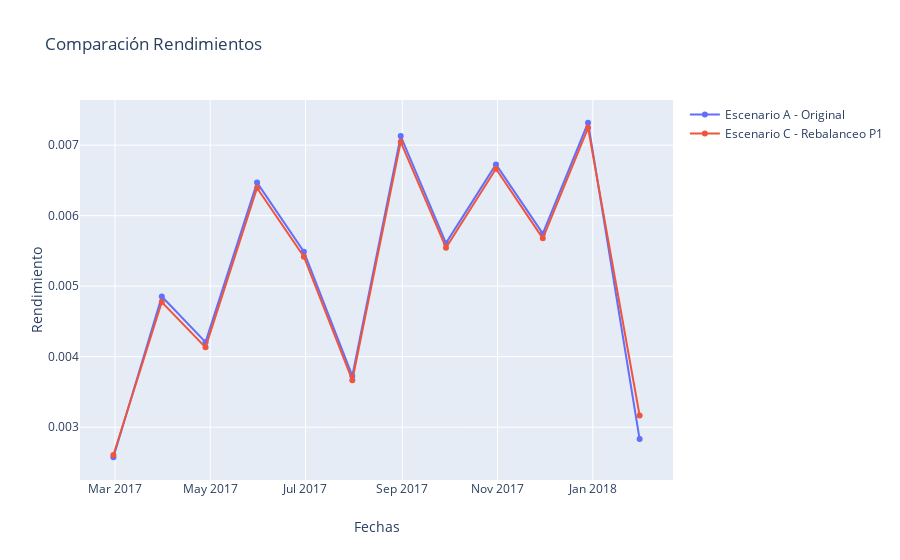

Notebook source saved alongside this figure:
### Code cell
x = fechas
data1 = go.Scatter(x=x,y= Rends_mensual, mode= 'lines+markers', name= 'Escenario A - Original')
data3 = go.Scatter(x=x,y= Rends_mensual2, mode= 'lines+markers', name= 'Escenario C - Rebalanceo P1')

data= [data1,data3]
layout = go.Layout(title='Comparación Rendimientos', xaxis=dict(title='Fechas'),yaxis=dict(title='Rendimiento'))
fig = go.Figure(data=data,layout=layout)
iplot(fig, filename = 'Hist')

### Figure 1 — Plotly figure (JSON) as saved in the notebook; plotly's stock layout.template omitted (floating-point values rounded to 4 significant figures)
{"data": [{"mode": "lines+markers", "name": "Escenario A - Original", "type": "scatter", "x": ["2017-02-28", "2017-03-31", "2017-04-28", "2017-05-31", "2017-06-30", "2017-07-31", "2017-08-31", "2017-09-29", "2017-10-31", "2017-11-30", "2017-12-29", "2018-01-31", "2018-02-28"], "y": [0.002574, 0.004854, 0.004206, 0.006468, 0.005489, 0.003727, 0.007127, 0.00561, 0.006726, 0.005745, 0.007317, 0.002832]}, {"mode": "lines+markers", "name": "Escenario C - Rebalanceo P1", "type": "scatter", "x": ["2017-02-28", "2017-03-31", "2017-04-28", "2017-05-31", "2017-06-30", "2017-07-31", "2017-08-31", "2017-09-29", "2017-10-31", "2017-11-30", "2017-12-29", "2018-01-31", "2018-02-28"], "y": [0.002606, 0.004774, 0.004132, 0.006392, 0.005418, 0.003666, 0.007045, 0.005545, 0.006665, 0.005678, 0.007245, 0.003166]}], "layout": {"title": {"text": "Comparación Rendimientos"}, "xaxis": {"title": {"text": "Fechas"}}, "yaxis": {"title": {"text": "Rendimiento"}}}}
